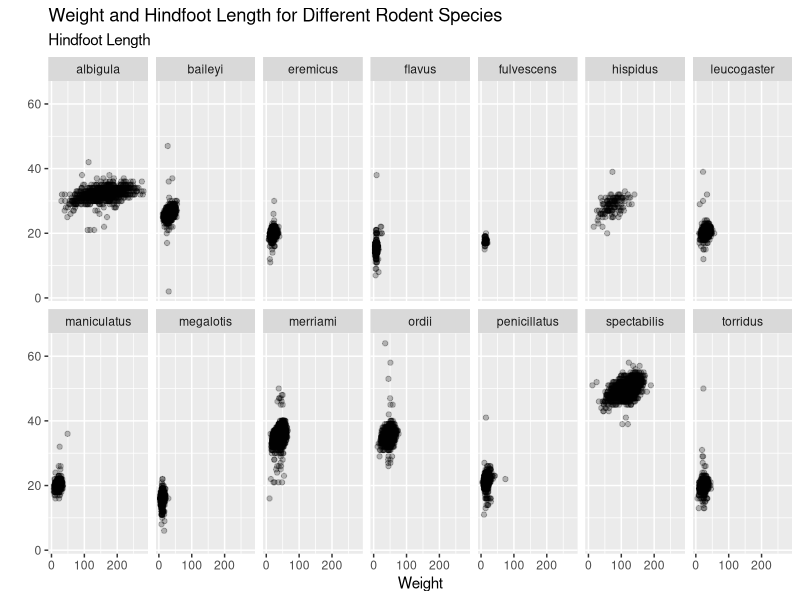
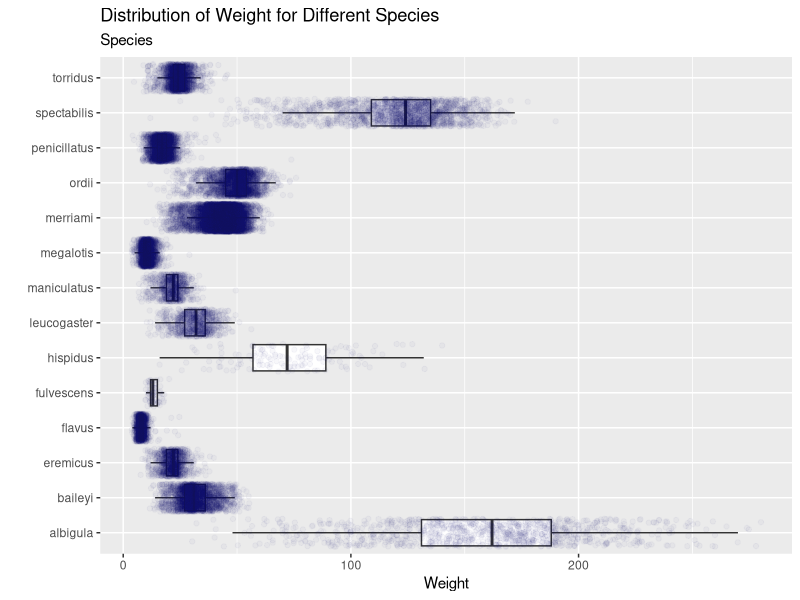
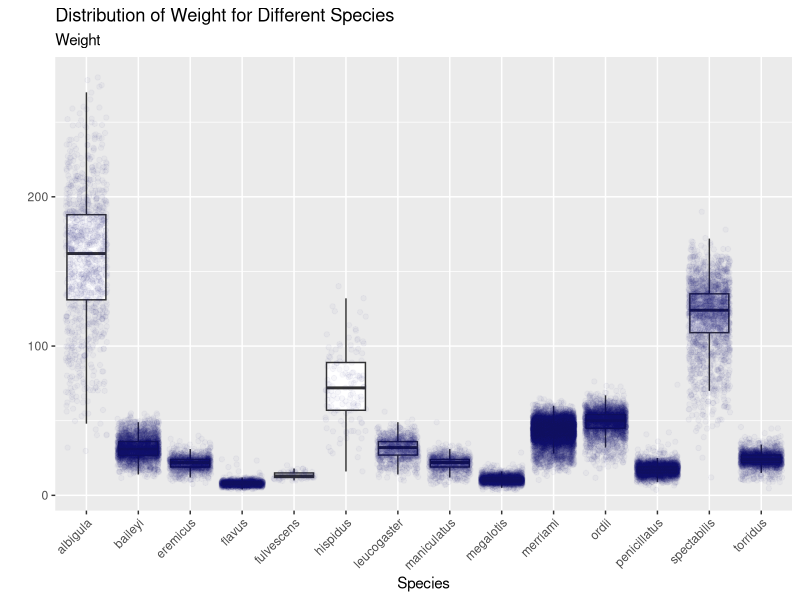
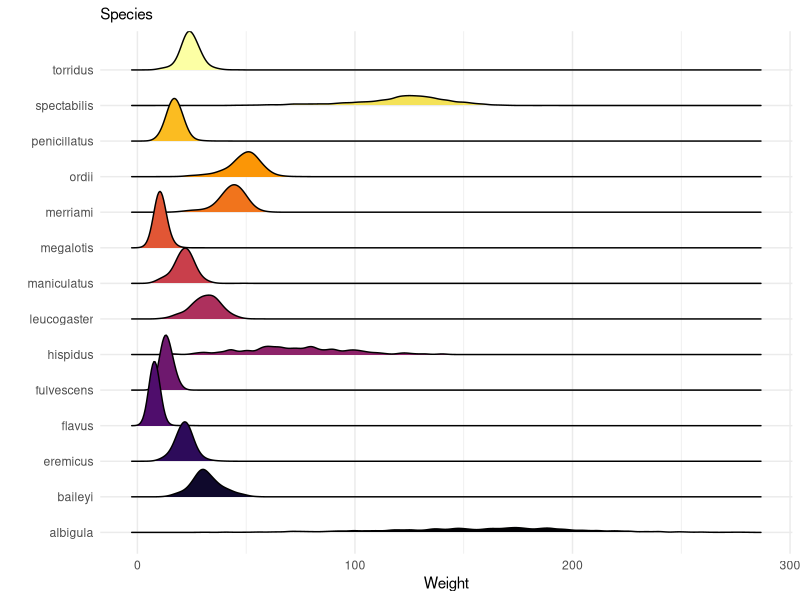

Write R code to recreate these figures, in order.
## ---- chunk 1
#| label: setup
library(tidyverse)
## ---- chunk 2
#| label: load-data

surveys <- read_csv("data/surveys.csv")
#glimpse(surveys)
## ---- chunk 3
#| label: scatterplot
ggplot(data = surveys,
       aes(x = weight,
           y = hindfoot_length)) + 
  geom_point(alpha = 0.25) + 
  facet_wrap(~species, nrow = 2) + 
  labs(x = "Weight", y = "", title = "Weight and Hindfoot Length for Different Rodent Species", subtitle = "Hindfoot Length")
## ---- chunk 4
#| label: boxplot
ggplot(data = surveys,
       aes(x = weight, y = species)) + 
  geom_boxplot(outliers = F) + 
  geom_jitter(color = "#0F146392", alpha = 0.03) + 
  labs(x = "Weight", y = "", title = "Distribution of Weight for Different Species", subtitle = "Species")

## ---- chunk 5
#| label: rotated-boxplot
ggplot(data = surveys,
       aes(y = weight, x = species)) + 
  geom_boxplot(outliers = F) + 
  geom_jitter(color = "#0F146392", alpha = 0.03) + 
  labs(y = "", x = "Species", title = "Distribution of Weight for Different Species", subtitle = "Weight") + 
  theme(axis.text.x = element_text(angle = 45, hjust = 1))

## ---- chunk 6
library(ggridges)

ggplot(data = surveys,
       aes(x = weight, y = species, fill = species)) + 
  geom_density_ridges() + 
  scale_fill_viridis_d(option = "inferno") + 
  guides(fill = "none") + 
  labs(x = "Weight", y = "", subtitle = "Species") + 
  theme_minimal()
